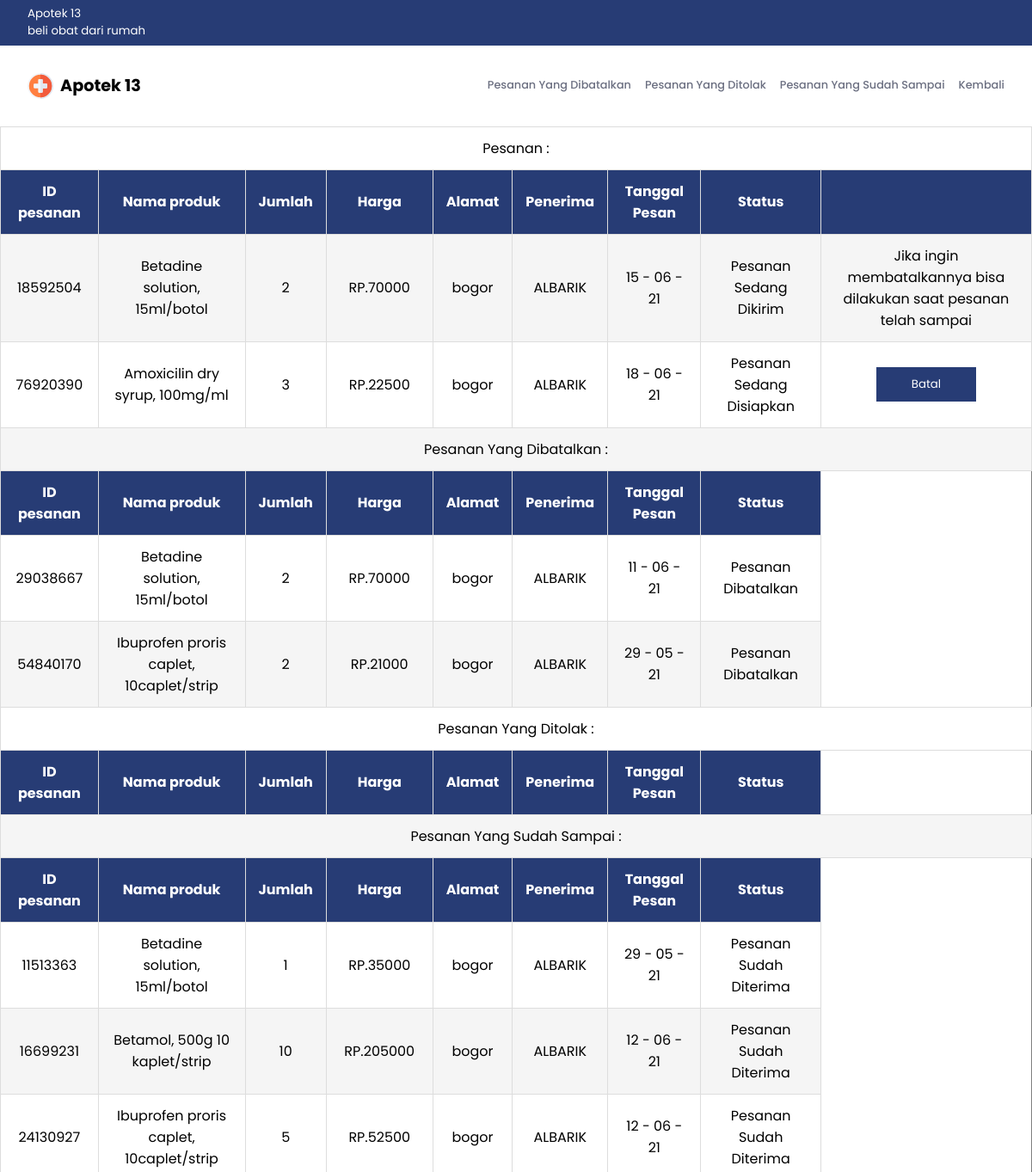
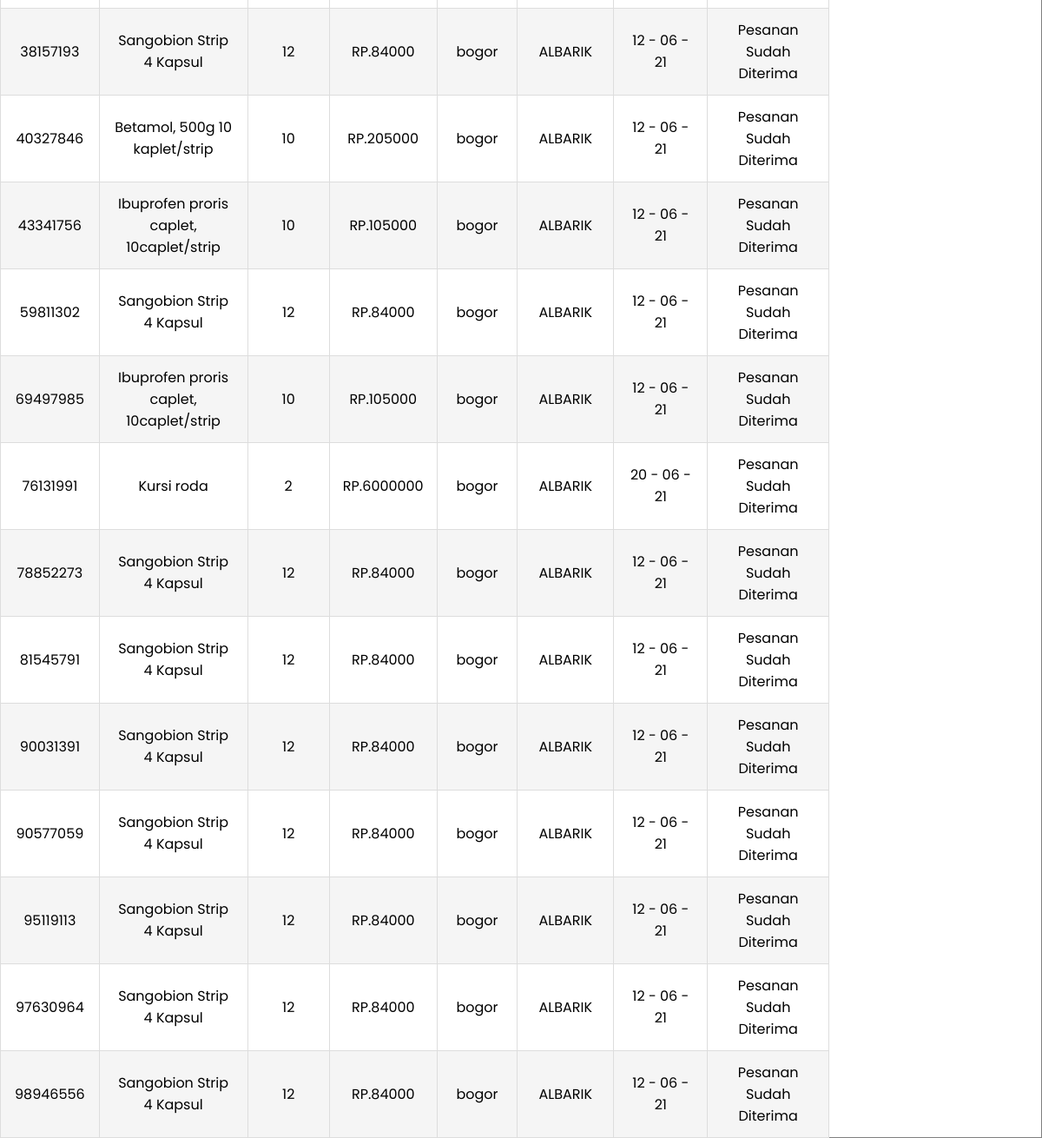
The app's page /pesanan.php (signed in) with its own data (2 pictures, top to bottom).
### tables this page shows
CREATE TABLE `tb_order` (
  `id` varchar(8) NOT NULL,
  `qty` int(3) NOT NULL,
  `pembayaran` varchar(100) NOT NULL,
  `total` int(100) NOT NULL,
  `alamat` varchar(200) NOT NULL,
  `pid` int(6) NOT NULL,
  `penerima` varchar(100) NOT NULL,
  `surat_dokter` varchar(100) DEFAULT NULL,
  `nprod` varchar(100) NOT NULL,
  `tanggal` varchar(15) NOT NULL,
  `status` varchar(30) NOT NULL,
  `uid` varchar(8) NOT NULL
);

### pesanan.php (the view, shortened to what this page needs)
<?php
 if($_SESSION['login'] == false){
  header('Location: login.php');
 }
 elseif ($_SESSION['login'] == true) {
	$uid = $_SESSION['uid'];
 }
 include("koneksi.php");
 $item = mysqli_query($mysql, "SELECT * FROM tb_order WHERE uid ='$uid' AND status != 'Pesanan Dibatalkan'AND status != 'Pesanan Ditolak'AND status != 'Pesanan Sudah Diterima'");
 $item_batal= mysqli_query($mysql, "SELECT * FROM tb_order WHERE uid ='$uid' AND status = 'Pesanan Dibatalkan'");
 $item_terima= mysqli_query($mysql, "SELECT * FROM tb_order WHERE uid ='$uid' AND status = 'Pesanan Sudah Diterima'");
 ?>
<!DOCTYPE html>
<html lang="en">
  <head>
    <link rel="stylesheet" href="mystyle.css" />
    <link
      rel="stylesheet"
      href="https://cdnjs.cloudflare.com/ajax/libs/font-awesome/5.15.3/css/all.min.css"
    />
    <link rel="stylesheet" href="https://cdn.jsdelivr.net/npm/slick-carousel@1.8.1/slick/slick.css" />
    <link rel="stylesheet" href="https://cdn.jsdelivr.net/npm/slick-carousel@1.8.1/slick/slick-theme.css" />
  </head>
  <body>
    <header>
      <nav>
        <div class="top-header">
          <small>
            Apotek 13<br />
            beli obat dari rumah
          </small>
        </div>
        <div class="bot-header">
          <div class="brand">
            <img src="img/pharmacy.svg" width="30px" alt="" />
            <h5>Apotek 13</h5>
          </div>
          <ul>
            <li><a href="#terbatalkan">Pesanan Yang Dibatalkan</a></li>
            <li><a href="#tertolak">Pesanan Yang Ditolak</a></li>
            <li><a href="#terkirim">Pesanan Yang Sudah Sampai</a></li>
            <li><a href="userpage.php">Kembali</a></li>
          </ul>
        </div>
      </nav>
    </header>
 	<table border="1">
 		<tr>
			<td colspan="10">Pesanan :</td>
		</tr>
		<tr>
			<th>ID pesanan</th>
			<th>Nama produk</th>
			<th>Jumlah</th>
			<th>Harga</th>
			<th>Alamat</th>
			<th>Penerima</th>
			<th>Tanggal Pesan</th>
			<th>Status</th>
			<th></th>
		</tr>
		<tr>
			<?php
			while ($prod = mysqli_fetch_array($item)) {
    			echo "<tr><td>".$prod['id']."</td>";
    			echo "<td>".$prod['nprod']."</td>";
    			echo "<td>".$prod['qty']."</td>";
    			echo "<td>RP.".$prod['total']."</td>";
    			echo "<td>".$prod['alamat']."</td>";
    			echo "<td>".$prod['penerima']."</td>";
    			echo "<td>".$prod['tanggal']."</td>";
    			echo "<td>".$prod['status']."</td>";
				if ($prod['status'] == "Pesanan Sudah Diterima") {
    				echo "<td>Terimakasih Telah Membeli Dari Kami :)</td>";
    			}elseif ($prod['status'] == "Pesanan Sedang Dikirim") {
    				echo "<td>Jika ingin membatalkannya bisa dilakukan saat pesanan telah sampai</td>";
    			}elseif ($prod['status'] == "Pesanan Ditolak") {
    				echo "<td>Pesanan ditolak, silahkan perikasa surat dokternya terlebih dahulu</td>";
    			}else{
    				echo "<td><a href='batal.php?id=$prod[id]'><button class='btn btn-main'>Batal</button></a>";
    			}
			}
			?>
		</tr>
		<tr>
			<td colspan="10">Pesanan Yang Dibatalkan :<div id="terbatalkan"></div></td>
		</tr>
		<tr>
			<th>ID pesanan</th>
			<th>Nama produk</th>
			<th>Jumlah</th>
			<th>Harga</th>
			<th>Alamat</th>
			<th>Penerima</th>
			<th>Tanggal Pesan</th>
			<th>Status</th>
		</tr>
		<tr>
			<?php
			while ($prod1 = mysqli_fetch_array($item_batal)) {
				echo "<tr>";
    			echo "<td>".$prod1['id']."</td>";
    			echo "<td>".$prod1['nprod']."</td>";
    			echo "<td>".$prod1['qty']."</td>";
    			echo "<td>RP.".$prod1['total']."</td>";
    			echo "<td>".$prod1['alamat']."</td>";
    			echo "<td>".$prod1['penerima']."</td>";
    			echo "<td>".$prod1['tanggal']."</td>";
    			echo "<td>".$prod1['status']."</td>";
    		}
			?>
		</tr>
		<tr>
			<td colspan="10">Pesanan Yang Ditolak :<div id="tertolak"></div></td>
		</tr>
		<tr>
			<th>ID pesanan</th>
			<th>Nama produk</th>
			<th>Jumlah</th>
			<th>Harga</th>
			<th>Alamat</th>
			<th>Penerima</th>
			<th>Tanggal Pesan</th>
			<th>Status</th>
		</tr>
		<tr>
			<td colspan="10" ><div id="terkirim">Pesanan Yang Sudah Sampai :</div></td>
		</tr>
		<tr>
			<th>ID pesanan</th>
			<th>Nama produk</th>
			<th>Jumlah</th>
			<th>Harga</th>
			<th>Alamat</th>
			<th>Penerima</th>
			<th>Tanggal Pesan</th>
			<th>Status</th>
		</tr>
		<tr>
			<?php
			while ($prod1 = mysqli_fetch_array($item_terima)) {
				echo "<tr>";
    			echo "<td>".$prod1['id']."</td>";
    			echo "<td>".$prod1['nprod']."</td>";
    			echo "<td>".$prod1['qty']."</td>";
    			echo "<td>RP.".$prod1['total']."</td>";
    			echo "<td>".$prod1['alamat']."</td>";
    			echo "<td>".$prod1['penerima']."</td>";
    			echo "<td>".$prod1['tanggal']."</td>";
    			echo "<td>".$prod1['status']."</td>";
    		}
			?>
		</tr>
 	</table>
 </body>
 </html>

### mystyle.css (style rules this page uses)
:root { --primaryColor: #273c75; --accentColor: #edeef4; --textColor: #6b6f81; }
* { padding: 0; margin: 0; text-decoration: none; list-style-type: none; box-sizing: border-box; font-family: "Poppins", sans-serif; }
.top-header, .bot-header { display: flex; justify-content: space-between; padding: 0.4rem 2rem; }
.top-header { background: var(--primaryColor); color: white; }
.bot-header { padding: 2rem; }
.brand { display: flex; }
.brand img { margin-right: 0.5rem; }
.brand h5 { font-size: 1.2rem; }
nav ul { display: flex; margin-left: 1rem; }
nav li { margin-left: 1rem; }
nav li a { font-size: 0.8rem; color: var(--textColor); font-weight: 500; }
.btn { height: 40px; padding: 0rem 2.5rem; text-align: center; outline: none; }
.btn-main { background: var(--primaryColor); color: white; border: 1px solid var(--primaryColor); }

### pesanan.php (style rules this page uses)
body { margin: 0; font-family: sans-serif; }
* { box-sizing: border-box; }
table { width: 100%; border-collapse: collapse; }
table td, table th { padding: 12px 15px; border: 1px solid #ddd; text-align: center; font-size: 16px; }
table th { background-color: #273c75; color: #ffffff; }
table tbody tr:nth-child(even) { background-color: #f5f5f5; }

### records on screen
tb_order: id "18592504", nprod "Betadine solution, 15ml/botol", qty "2", total "70000", alamat "bogor", penerima "ALBARIK", tanggal "15 - 06 - 21", status "Pesanan Sedang Dikirim", shows "Jika ingin membatalkannya bisa dilakukan saat pesanan telah sampai"
tb_order: id "76920390", nprod "Amoxicilin dry syrup, 100mg/ml", qty "3", total "22500", alamat "bogor", penerima "ALBARIK", tanggal "18 - 06 - 21", status "Pesanan Sedang Disiapkan"
tb_order: id "29038667", nprod "Betadine solution, 15ml/botol", qty "2", total "70000", alamat "bogor", penerima "ALBARIK", tanggal "11 - 06 - 21", status "Pesanan Dibatalkan"
tb_order: id "54840170", nprod "Ibuprofen proris caplet, 10caplet/strip", qty "2", total "21000", alamat "bogor", penerima "ALBARIK", tanggal "29 - 05 - 21", status "Pesanan Dibatalkan"
tb_order: id "11513363", nprod "Betadine solution, 15ml/botol", qty "1", total "35000", alamat "bogor", penerima "ALBARIK", tanggal "29 - 05 - 21", status "Pesanan Sudah Diterima"
tb_order: id "16699231", nprod "Betamol, 500g 10 kaplet/strip", qty "10", total "205000", alamat "bogor", penerima "ALBARIK", tanggal "12 - 06 - 21", status "Pesanan Sudah Diterima"
tb_order: id "24130927", nprod "Ibuprofen proris caplet, 10caplet/strip", qty "5", total "52500", alamat "bogor", penerima "ALBARIK", tanggal "12 - 06 - 21", status "Pesanan Sudah Diterima"
tb_order: id "38157193", nprod "Sangobion Strip 4 Kapsul", qty "12", total "84000", alamat "bogor", penerima "ALBARIK", tanggal "12 - 06 - 21", status "Pesanan Sudah Diterima"
tb_order: id "40327846", nprod "Betamol, 500g 10 kaplet/strip", qty "10", total "205000", alamat "bogor", penerima "ALBARIK", tanggal "12 - 06 - 21", status "Pesanan Sudah Diterima"
tb_order: id "43341756", nprod "Ibuprofen proris caplet, 10caplet/strip", qty "10", total "105000", alamat "bogor", penerima "ALBARIK", tanggal "12 - 06 - 21", status "Pesanan Sudah Diterima"
tb_order: id "59811302", nprod "Sangobion Strip 4 Kapsul", qty "12", total "84000", alamat "bogor", penerima "ALBARIK", tanggal "12 - 06 - 21", status "Pesanan Sudah Diterima"
tb_order: id "69497985", nprod "Ibuprofen proris caplet, 10caplet/strip", qty "10", total "105000", alamat "bogor", penerima "ALBARIK", tanggal "12 - 06 - 21", status "Pesanan Sudah Diterima"
tb_order: id "76131991", nprod "Kursi roda", qty "2", total "6000000", alamat "bogor", penerima "ALBARIK", tanggal "20 - 06 - 21", status "Pesanan Sudah Diterima"
tb_order: id "78852273", nprod "Sangobion Strip 4 Kapsul", qty "12", total "84000", alamat "bogor", penerima "ALBARIK", tanggal "12 - 06 - 21", status "Pesanan Sudah Diterima"
tb_order: id "81545791", nprod "Sangobion Strip 4 Kapsul", qty "12", total "84000", alamat "bogor", penerima "ALBARIK", tanggal "12 - 06 - 21", status "Pesanan Sudah Diterima"
tb_order: id "90031391", nprod "Sangobion Strip 4 Kapsul", qty "12", total "84000", alamat "bogor", penerima "ALBARIK", tanggal "12 - 06 - 21", status "Pesanan Sudah Diterima"
tb_order: id "90577059", nprod "Sangobion Strip 4 Kapsul", qty "12", total "84000", alamat "bogor", penerima "ALBARIK", tanggal "12 - 06 - 21", status "Pesanan Sudah Diterima"
tb_order: id "95119113", nprod "Sangobion Strip 4 Kapsul", qty "12", total "84000", alamat "bogor", penerima "ALBARIK", tanggal "12 - 06 - 21", status "Pesanan Sudah Diterima"
tb_order: id "97630964", nprod "Sangobion Strip 4 Kapsul", qty "12", total "84000", alamat "bogor", penerima "ALBARIK", tanggal "12 - 06 - 21", status "Pesanan Sudah Diterima"
tb_order: id "98946556", nprod "Sangobion Strip 4 Kapsul", qty "12", total "84000", alamat "bogor", penerima "ALBARIK", tanggal "12 - 06 - 21", status "Pesanan Sudah Diterima"
